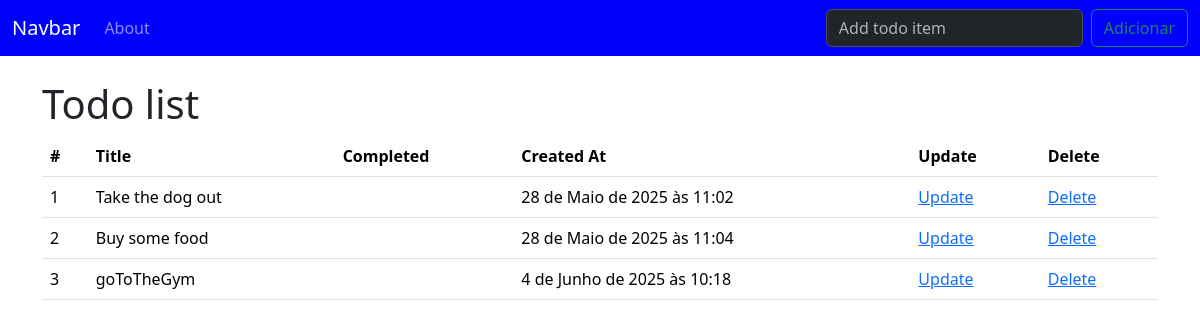
Before: / with the older database file.
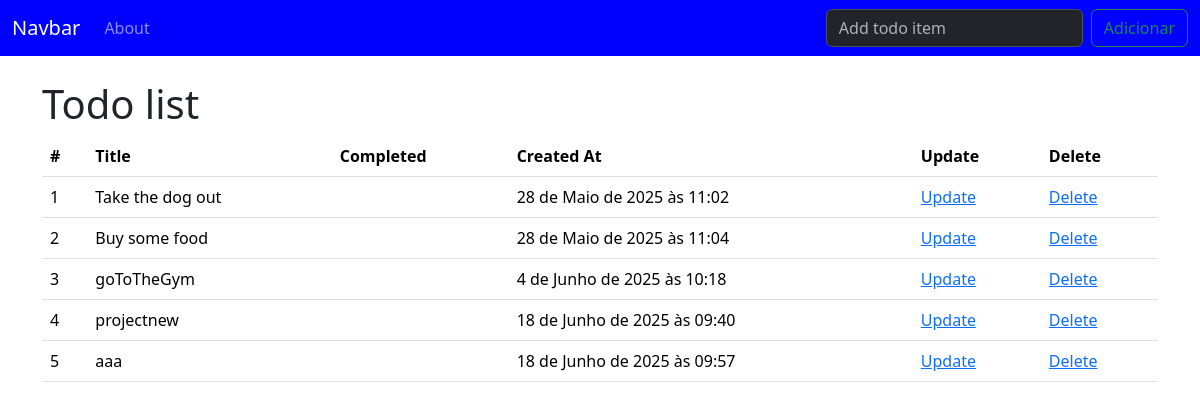
After: the same page with the newer database file.
### todo_list/models.py (models this page shows, shortened)
class todo(models.Model):
    title = models.CharField(max_length=200)
    isCompleted = models.BooleanField(default=False)
    created_at = models.DateTimeField(auto_now_add=True)

### todo_list/views.py (the view)
# urls.py: path('', views.home, name='home'),
def home(request):
    if request.method == 'POST':
        form = TodoForm(request.POST or None)
        if form.is_valid():
            form.save()
            todos = todo.objects.all()
            return render(request, 'home.html', {'todos': todos})
    else:
        todos = todo.objects.all()
        return render(request, 'home.html', {'todos': todos})

### todo_list/Templates/home.html (shortened to what this page needs)
<!DOCTYPE html>
<html lang="pt-br">
<head>
</head>
<body>
    {% extends "base.html" %}
    {% block content %}
    <h1>Todo list</h1>
    {% if todos%}
    <table class="table">
        <thead>
            <tr>
                <th scope="col">#</th>
                <th scope="col">Title</th>
                <th scope="col">Completed</th>
                <th scope="col">Created At</th>
                <th scope="col">Update</th>
                <th scope="col">Delete</th>
            </tr>
        </thead>
        {% for todo in todos %}
        {% if todo.completed %}
        <tr class="table-sucess">
            <td>{{ todo.id}}</td>
            <td>{{ todo.title}}</td>
            <td>{{ todo.completed}}</td>
            <td>{{ todo.created_at}}</td>
            <td><a href="#">Update</a></td>
            <td><a href="#">Delete</a></td>
        </tr>
        {% else %}
        <tr>
            <td>{{ todo.id}}</td>
            <td>{{ todo.title}}</td>
            <td>{{ todo.completed}}</td>
            <td>{{ todo.created_at}}</td>
            <td><a href="#">Update</a></td>
            <td><a href="#">Delete</a></td>
        </tr>
        {% endif %}
        {% endfor %}
    </table>
    {%else%}
    <p>No todos available.</p>
    {% endif%}
    {% endblock %}

Changed rows visible on the page:
added todo: id "4", title "projectnew", created_at "18 de Junho de 2025 às 09:40"
added todo: id "5", title "aaa", created_at "18 de Junho de 2025 às 09:57"
